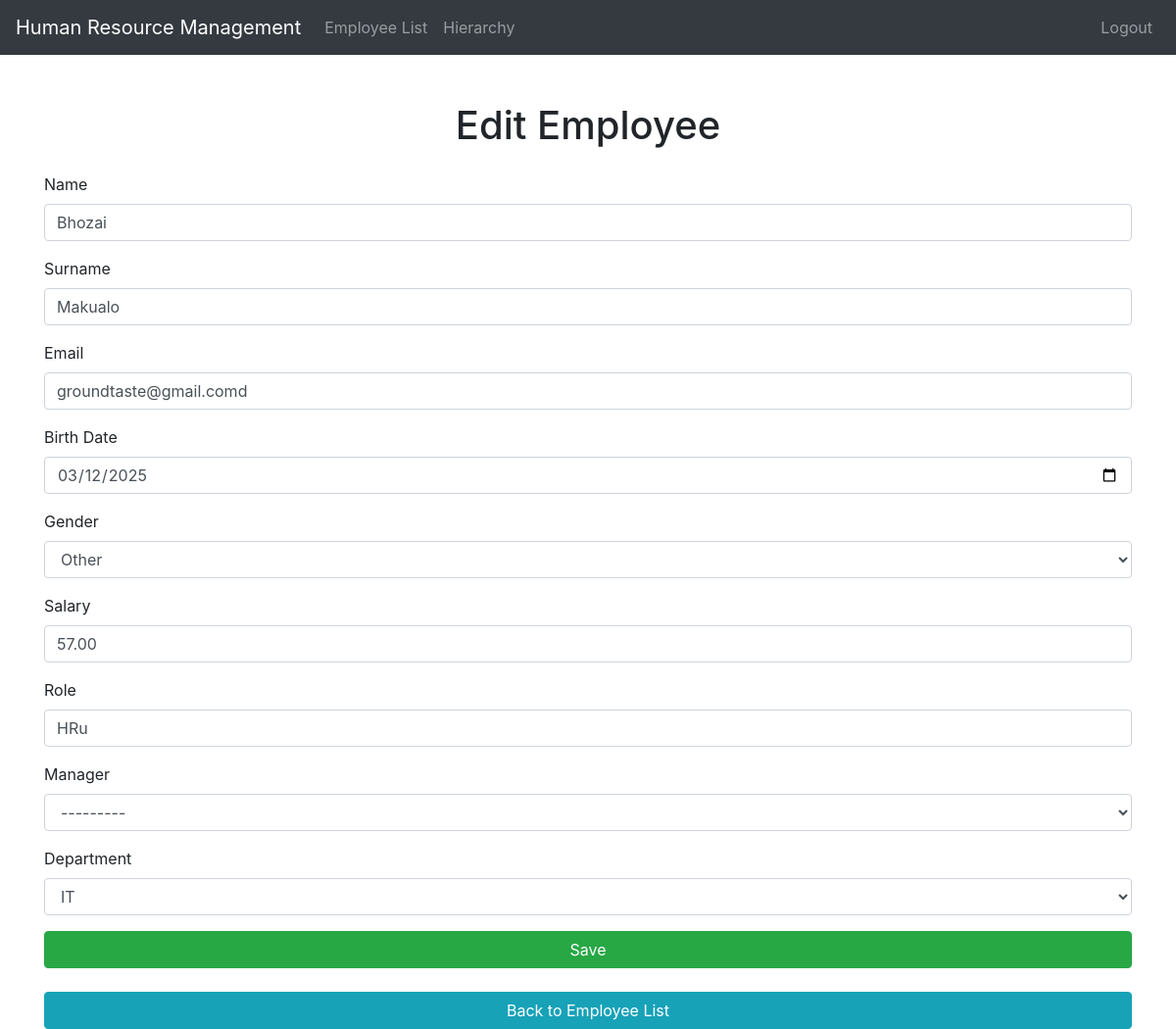
Page /employees/edit/4/ (signed in) on the earlier database version.
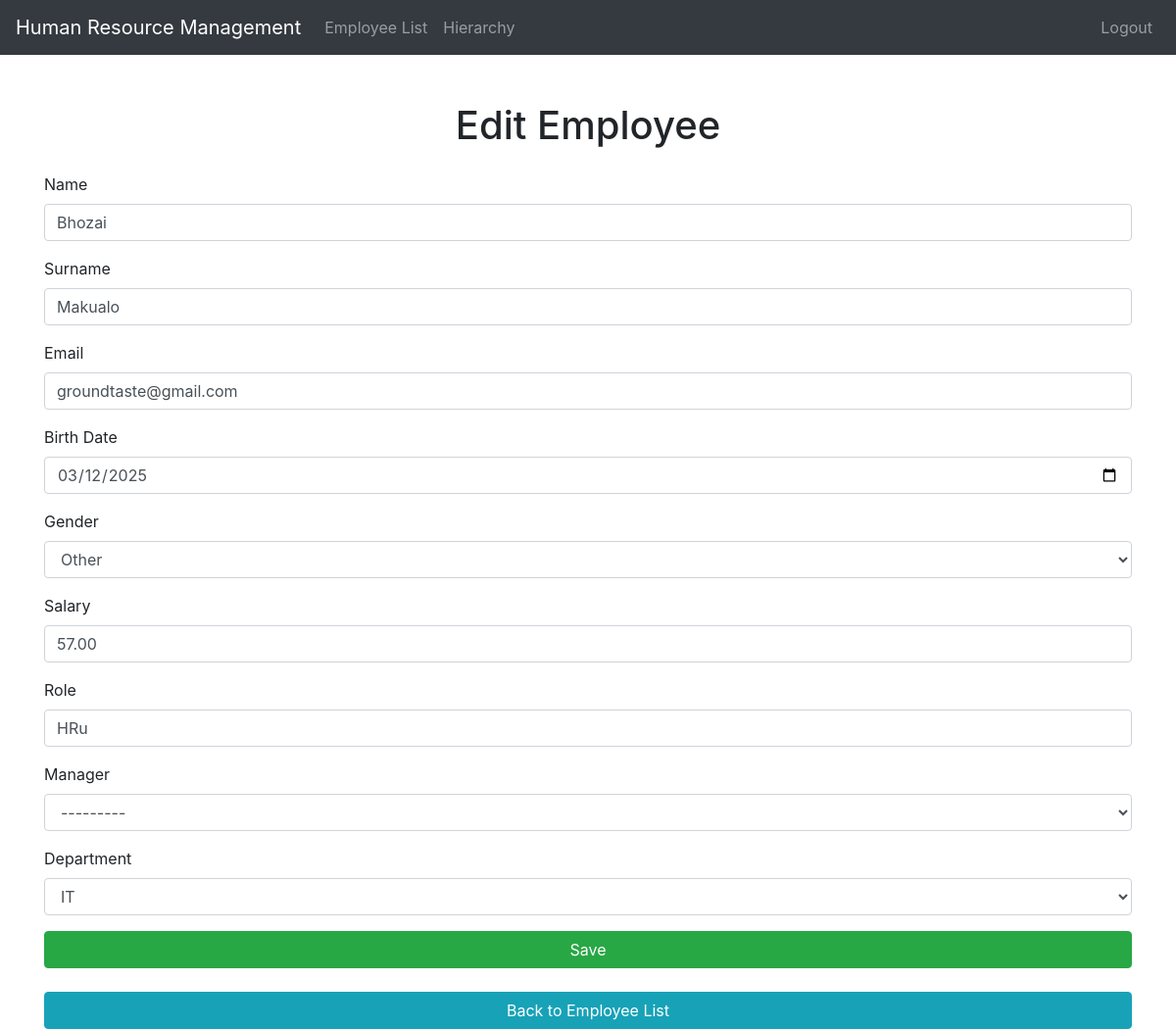
Same page on the later database version.
### employees/models.py (models this page shows, shortened)
class Employee(models.Model):
    GENDER_CHOICES = (
        ('M', 'Male'),
        ('F', 'Female'),
        ('O', 'Other'),
    )
    name = models.CharField(max_length=100)
    surname = models.CharField(max_length=100)
    email = models.EmailField(unique=True)
    birth_date = models.DateField()
    employee_number = models.IntegerField(unique=True)
    salary = models.DecimalField(max_digits=10, decimal_places=2)
    role = models.CharField(max_length=100)
    manager = models.ForeignKey('self', on_delete=models.SET_NULL, null=True, blank=True, related_name='subordinates')
    gender = models.CharField(max_length=1, choices=GENDER_CHOICES, default='O')
    department = models.ForeignKey(Department, on_delete=models.SET_NULL, null=True, blank=True)  # Added here
    class Meta:
        ordering = ['surname', 'name']

### employees/views.py (the view)
# urls.py: path('edit/<int:pk>/', views.edit_employee, name='edit_employee'),
@login_required
def edit_employee(request, pk):
    employee = get_object_or_404(Employee, pk=pk)
    if request.method == 'POST':
        form = EmployeeForm(request.POST, instance=employee)
        if form.is_valid():
            form.save()
            return redirect('employee_list')
    else:
        form = EmployeeForm(instance=employee)
    return render(request, 'employees/employee_form.html', {'form': form})

### employees/forms.py (shortened to what this page needs)
class EmployeeForm(forms.ModelForm):
    birth_date = forms.DateField(
        widget=forms.DateInput(attrs={'type': 'date', 'class': 'form-control'})
    )
    class Meta:
        model = Employee
        exclude = ['employee_number']
    manager = forms.ModelChoiceField(queryset=Employee.objects.all(), required=False)
    department = forms.ModelChoiceField(queryset=Department.objects.all(), required=False)

### employees/templates/employees/employee_form.html (shortened to what this page needs)
<!DOCTYPE html>
<html lang="en">
<head>
    <link rel="stylesheet" href="https://maxcdn.bootstrapcdn.com/bootstrap/4.5.2/css/bootstrap.min.css">
</head>
<body>
<nav class="navbar navbar-expand-lg navbar-dark bg-dark">
    <a class="navbar-brand" href="{% url 'employee_list' %}">Human Resource Management</a>
    <div class="collapse navbar-collapse" id="navbarNav">
        <ul class="navbar-nav">
            <li class="nav-item">
                <a class="nav-link" href="{% url 'employee_list' %}">Employee List</a>
            </li>
            <li class="nav-item">
                <a class="nav-link" href="{% url 'employee_hierarchy' %}">Hierarchy</a>
            </li>
        </ul>
        <ul class="navbar-nav ml-auto">
            <li class="nav-item">
                <a class="nav-link" href="{% url 'logout' %}">Logout</a>
            </li>
        </ul>
    </div>
</nav>
<div class="container mt-5">
    <h1 class="text-center mb-4">{% if form.instance.pk %}Edit{% else %}Create{% endif %} Employee</h1>
    <form method="post">
        <div class="form-group">
            <label for="id_name">Name</label>
            <input type="text" class="form-control" name="name" id="id_name" value="{{ form.name.value|default:'' }}">
        </div>
        <div class="form-group">
            <label for="id_surname">Surname</label>
            <input type="text" class="form-control" name="surname" id="id_surname" value="{{ form.surname.value|default:'' }}">
        </div>
        <div class="form-group">
            <label for="id_email">Email</label>
            <input type="email" class="form-control" name="email" id="id_email" value="{{ form.email.value|default:'' }}">
        </div>
        <div class="form-group">
            <label for="id_birth_date">Birth Date</label>
            {{ form.birth_date }}
        </div>
        <div class="form-group">
            <label for="id_gender">Gender</label>
            <select class="form-control" name="gender" id="id_gender">
                <option value="O" {% if form.gender.value == 'O' %}selected{% endif %}>Other</option>
            </select>
        </div>
        <div class="form-group">
            <label for="id_salary">Salary</label>
            <input type="number" class="form-control" name="salary" id="id_salary" value="{{ form.salary.value|default:'' }}">
        </div>
        <div class="form-group">
            <label for="id_role">Role</label>
            <input type="text" class="form-control" name="role" id="id_role" value="{{ form.role.value|default:'' }}">
        </div>
        <div class="form-group">
            <label for="id_manager">Manager</label>
            <select class="form-control" name="manager" id="id_manager">
                <option value="">---------</option>
            </select>
        </div>
        <div class="form-group">
            <label for="id_department">Department</label>
            <select class="form-control" name="department" id="id_department">
                {% for department in form.department.field.queryset %}
                    <option value="{{ department.pk }}" {% if department.pk == form.department.value %}selected{% endif %}>
                        {{ department.name }}
                    </option>
                {% endfor %}
            </select>
        </div>
        <button type="submit" class="btn btn-success btn-block">Save</button>
    </form>
    <br>
    <a href="{% url 'employee_list' %}" class="btn btn-info btn-block">Back to Employee List</a>
</div>
</body>
</html>

Differences in the rows shown:
changed Employee "Bhozai": email "groundtaste@gmail.comd" → "groundtaste@gmail.com"
